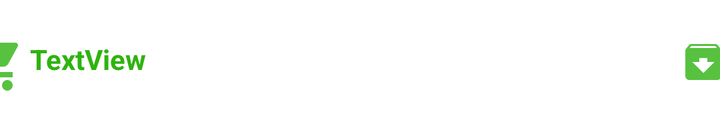
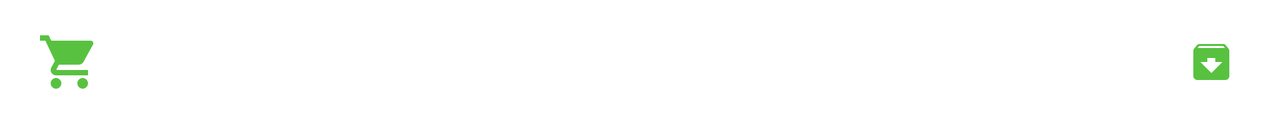

Two renders of one Android screen. The first uses the default layout on a phone; the second uses the alternative layout the repository ships for a different screen configuration, on a matching device. The two XML files are below.
<!-- AndroidManifest.xml: application theme AppTheme -->
<!-- res/layout/shopping_current_lists.xml -->
<?xml version="1.0" encoding="utf-8"?>
<androidx.constraintlayout.widget.ConstraintLayout xmlns:android="http://schemas.android.com/apk/res/android"
    xmlns:app="http://schemas.android.com/apk/res-auto"
    xmlns:tools="http://schemas.android.com/tools"
    android:layout_width="match_parent"
    android:layout_height="wrap_content">

    <TextView
        android:id="@+id/tvListName"
        android:layout_width="266dp"
        android:layout_height="53dp"
        android:gravity="center_vertical"
        android:text="TextView"
        android:textColor="#2EB310"
        android:textStyle="bold"
        app:layout_constraintBottom_toBottomOf="parent"
        app:layout_constraintEnd_toStartOf="@+id/btArchive"
        app:layout_constraintHorizontal_bias="0.5"
        app:layout_constraintStart_toEndOf="@+id/ivShop"
        app:layout_constraintTop_toTopOf="parent" />

    <ImageView
        android:id="@+id/ivShop"
        android:layout_width="37dp"
        android:layout_height="32dp"
        android:src="@drawable/ic_shop"
        app:layout_constraintBottom_toBottomOf="parent"
        app:layout_constraintEnd_toStartOf="@+id/tvListName"
        app:layout_constraintHorizontal_bias="0.5"
        app:layout_constraintHorizontal_chainStyle="spread"
        app:layout_constraintStart_toStartOf="parent"
        app:layout_constraintTop_toTopOf="@+id/btArchive"
        app:layout_constraintVertical_bias="0.541" />

    <ImageButton
        android:id="@+id/btArchive"
        android:layout_width="61dp"
        android:layout_height="56dp"
        android:layout_marginStart="40dp"
        android:backgroundTint="@color/white"
        android:src="@drawable/ic_archive_button"
        android:text="Button"
        app:layout_constraintBottom_toBottomOf="parent"
        app:layout_constraintEnd_toEndOf="parent"
        app:layout_constraintHorizontal_bias="0.17"
        app:layout_constraintStart_toEndOf="@+id/tvListName"
        app:layout_constraintTop_toTopOf="@+id/tvListName"
        app:layout_constraintVertical_bias="0.0" />
</androidx.constraintlayout.widget.ConstraintLayout>
<!-- resources referenced by this layout -->
<resources>
  <color name="white">#FFFFFFFF</color>
  <!-- drawable ic_archive_button (drawable-anydpi) -->
  <vector xmlns:android="http://schemas.android.com/apk/res/android"
      android:width="24dp"
      android:height="24dp"
      android:viewportWidth="24"
      android:viewportHeight="24"
      android:tint="#2EB310"
      android:alpha="0.8">
    <path
        android:fillColor="@android:color/white"
        android:pathData="M20.54,5.23l-1.39,-1.68C18.88,3.21 18.47,3 18,3H6c-0.47,0 -0.88,0.21 -1.16,0.55L3.46,5.23C3.17,5.57 3,6.02 3,6.5V19c0,1.1 0.9,2 2,2h14c1.1,0 2,-0.9 2,-2V6.5c0,-0.48 -0.17,-0.93 -0.46,-1.27zM12,17.5L6.5,12H10v-2h4v2h3.5L12,17.5zM5.12,5l0.81,-1h12l0.94,1H5.12z"/>
  </vector>
  <!-- drawable ic_shop (drawable-anydpi) -->
  <vector xmlns:android="http://schemas.android.com/apk/res/android"
      android:width="24dp"
      android:height="24dp"
      android:viewportWidth="24"
      android:viewportHeight="24"
      android:tint="#2EB310"
      android:alpha="0.8">
    <path
        android:fillColor="@android:color/white"
        android:pathData="M7,18c-1.1,0 -1.99,0.9 -1.99,2S5.9,22 7,22s2,-0.9 2,-2 -0.9,-2 -2,-2zM1,2v2h2l3.6,7.59 -1.35,2.45c-0.16,0.28 -0.25,0.61 -0.25,0.96 0,1.1 0.9,2 2,2h12v-2L7.42,15c-0.14,0 -0.25,-0.11 -0.25,-0.25l0.03,-0.12 0.9,-1.63h7.45c0.75,0 1.41,-0.41 1.75,-1.03l3.58,-6.49c0.08,-0.14 0.12,-0.31 0.12,-0.48 0,-0.55 -0.45,-1 -1,-1L5.21,4l-0.94,-2L1,2zM17,18c-1.1,0 -1.99,0.9 -1.99,2s0.89,2 1.99,2 2,-0.9 2,-2 -0.9,-2 -2,-2z"/>
  </vector>
</resources>
<!-- res/layout-land/shopping_current_lists.xml (the repository's variant of the layout above) -->
<!-- drawn on the phone turned sideways -->
<?xml version="1.0" encoding="utf-8"?>
<androidx.constraintlayout.widget.ConstraintLayout xmlns:android="http://schemas.android.com/apk/res/android"
    xmlns:app="http://schemas.android.com/apk/res-auto"
    xmlns:tools="http://schemas.android.com/tools"
    android:layout_width="match_parent"
    android:layout_height="wrap_content">

    <TextView
        android:id="@+id/tvListName"
        android:layout_width="wrap_content"
        android:layout_height="wrap_content"
        android:layout_marginEnd="536dp"
        android:gravity="center_vertical"
        android:text="TextView"
        android:textColor="#2EB310"
        android:textStyle="bold"
        app:layout_constraintBottom_toBottomOf="parent"
        app:layout_constraintEnd_toStartOf="@+id/btArchive"
        app:layout_constraintHorizontal_bias="1.0"
        app:layout_constraintStart_toEndOf="@+id/ivShop"
        app:layout_constraintTop_toTopOf="parent" />

    <ImageView
        android:id="@+id/ivShop"
        android:layout_width="37dp"
        android:layout_height="32dp"
        android:layout_marginStart="16dp"
        android:src="@drawable/ic_shop"
        app:layout_constraintBottom_toBottomOf="@+id/tvListName"
        app:layout_constraintStart_toStartOf="parent"
        app:layout_constraintTop_toTopOf="@+id/tvListName"
        app:layout_constraintVertical_bias="0.384" />

    <ImageButton
        android:id="@+id/btArchive"
        android:layout_width="61dp"
        android:layout_height="56dp"
        android:layout_marginEnd="4dp"
        android:backgroundTint="@color/white"
        android:src="@drawable/ic_archive_button"
        android:text="Button"
        app:layout_constraintBottom_toBottomOf="@+id/tvListName"
        app:layout_constraintEnd_toEndOf="parent"
        app:layout_constraintTop_toTopOf="@+id/tvListName"
        app:layout_constraintVertical_bias="0.459" />

</androidx.constraintlayout.widget.ConstraintLayout>
